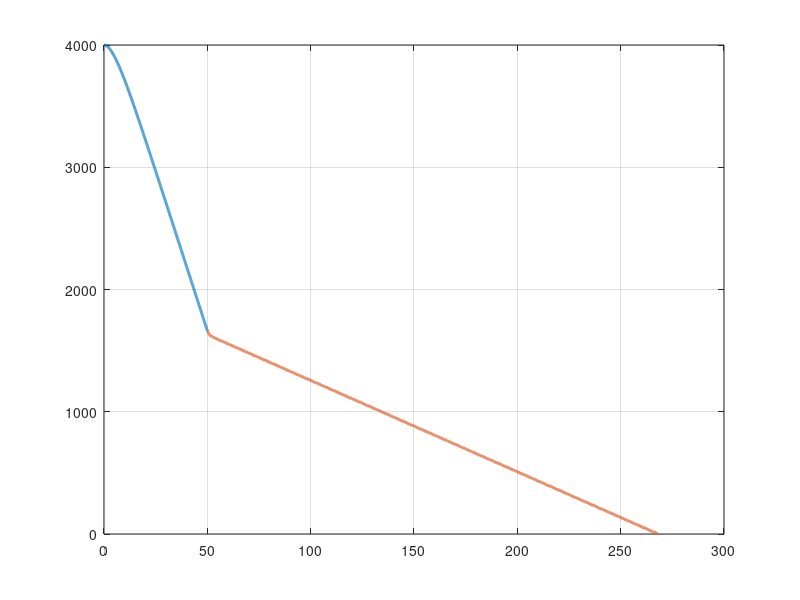

Write the MATLAB code that produced this figure.
close all ; clc ; clear ;
EndTime = 60; %s
StepTime = 0.01; %h
y = 0; % initial fall distance sit .1
y2 = 0; % initial fall distance sit .2
% initialize time :
time = 0; %s sit .1
time2 = 0; %s sit .2
counter = 1;
counter2 = 1;
g = -9.81;
m = 80;
b1 = 15;
b2 = 7*b1;

while time <=50
y = g * m^2/b1^2 * exp(-(b1/m)*time) + g * (m/b1)*time - g * (m^2/b1^2) + 4000;
TimePlot ( counter ) = time ;
yPlot ( counter ) = y;
time = time + StepTime ;
counter = counter + 1;
end
y_60 = 4000 - max(yPlot);

while y2 >= -y
% y2 = -7.47*time2+33.924*exp(-1.3*time2)-33.924;
y2 = 33.93*exp(-1.3*time2)-7.474*time2-33.93
Time2Plot(counter2) = time2 ;
y2Plot(counter2) = y2;

time2 = time2 + StepTime ;
counter2 = counter2 + 1;
end
figure
plot ( TimePlot ,yPlot , 'LineWidth' ,2)
hold on
plot (Time2Plot+50 ,1664+y2Plot , 'LineWidth' ,2)
grid on
T1 = max ( TimePlot ); % time spent in situation 1
T2 = max ( Time2Plot ); % time spent in situation 2
T_fall = T1 + T2 % air time